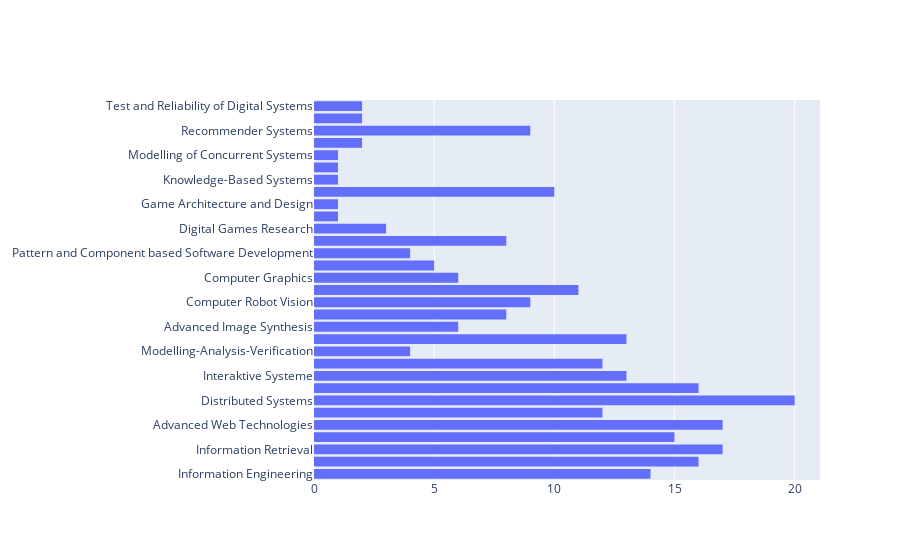

Write notebook code for a chart like this one.
### Code cell
fig5 = go.Figure(data=[go.Histogram(y=df_subs1['sub'].values)])
fig5.show()

### Figure 1 — Plotly figure (JSON) as saved in the notebook; plotly's stock layout.template omitted (floating-point values rounded to 4 significant figures; data arrays with more than 128 entries replaced by an {"elided": "..."} marker saying what was removed)
{"data": [{"type": "histogram", "y": {"elided": "259 str values"}}], "layout": {}}
